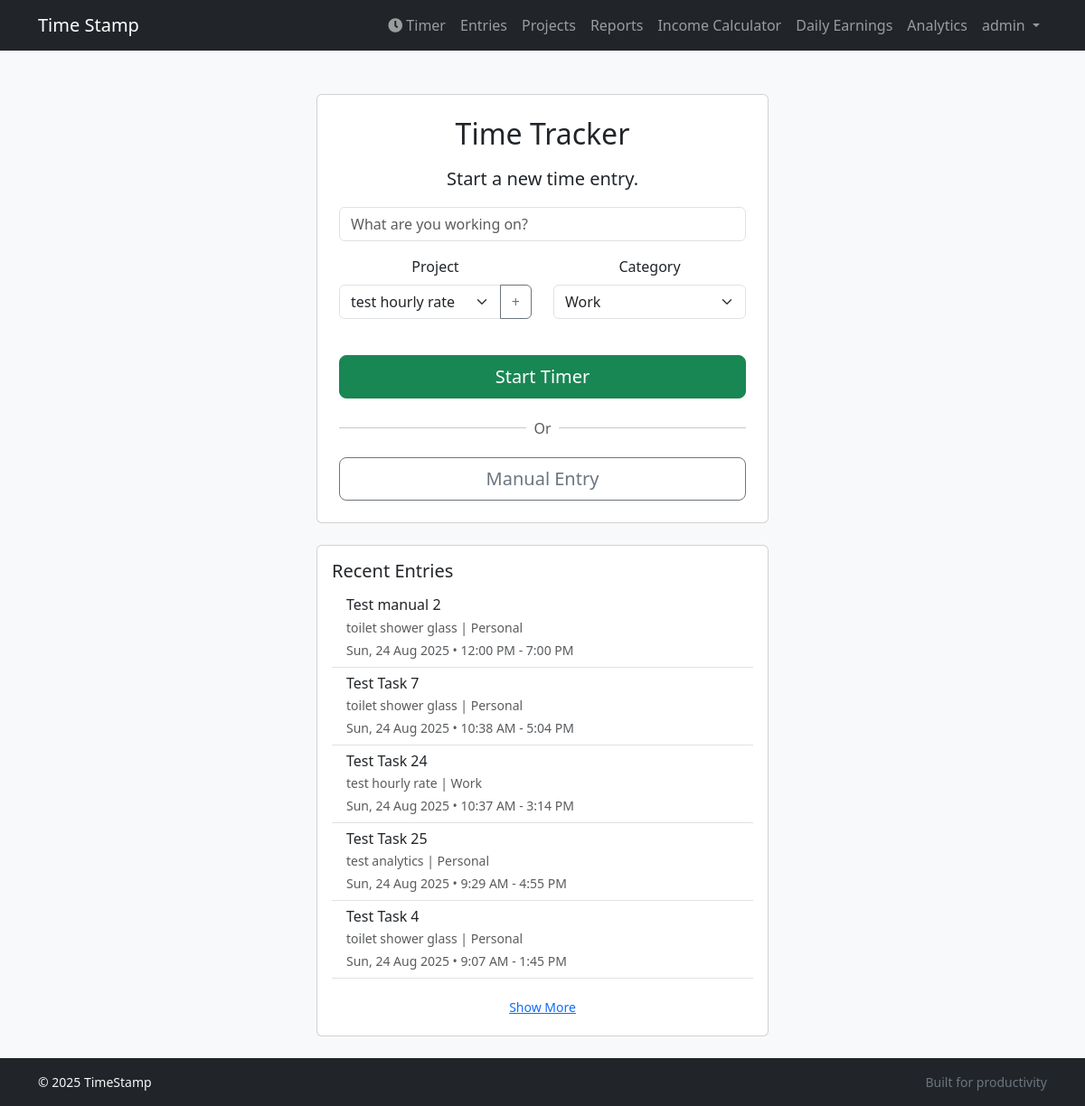
Page / (signed in) on the earlier database version.
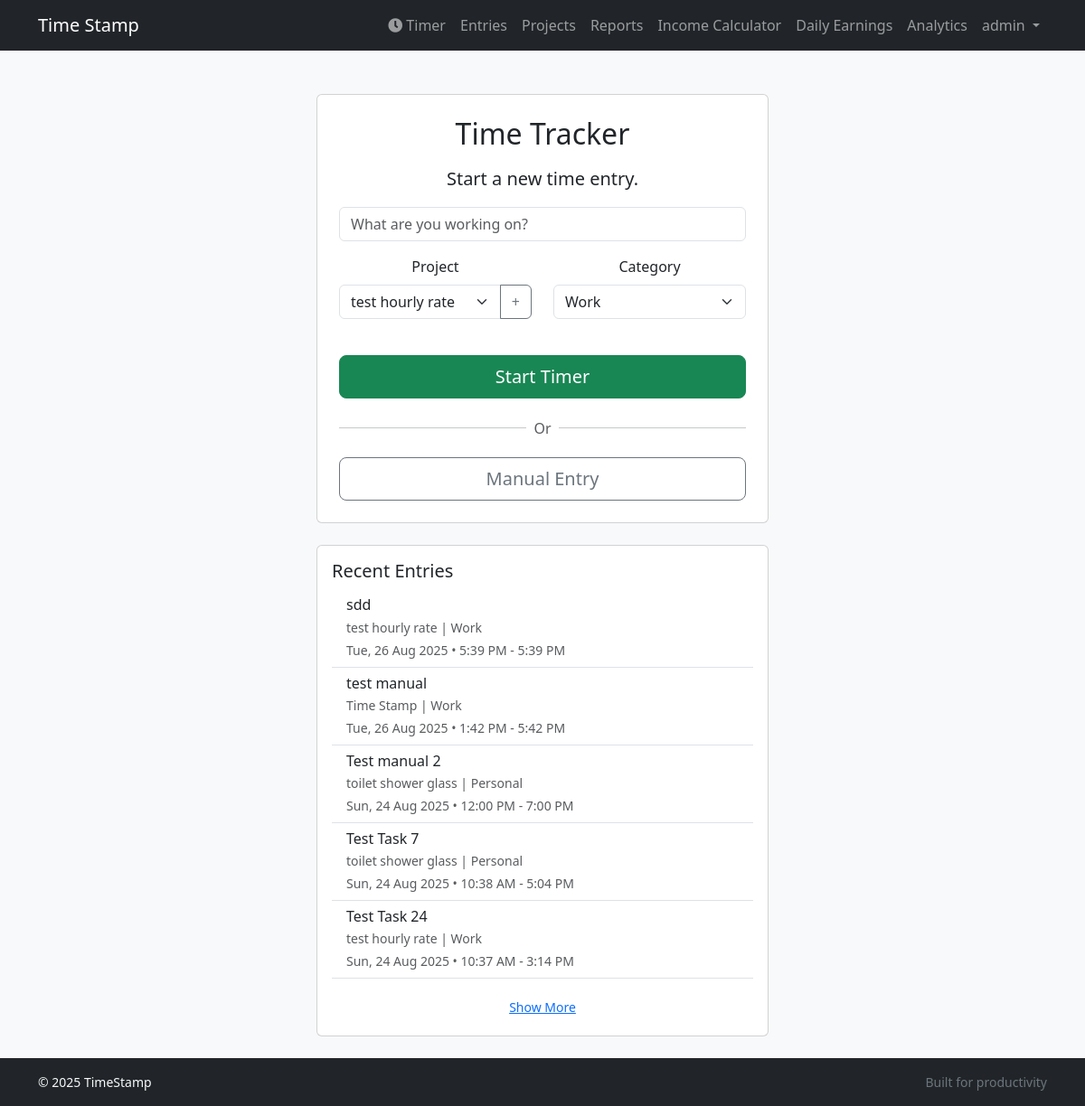
Same page on the later database version.
### tracker/models.py (models this page shows, shortened)
class TimeEntry(models.Model):
    user = models.ForeignKey(settings.AUTH_USER_MODEL, on_delete=models.CASCADE)
    project = models.ForeignKey(Project, on_delete=models.CASCADE, null=True, blank=True, related_name='time_entries')
    title = models.CharField(max_length=200)
    description = models.TextField(blank=True)
    notes = models.TextField(blank=True)
    start_time = models.DateTimeField()
    end_time = models.DateTimeField(null=True, blank=True)
    is_archived = models.BooleanField(default=False)
    category = models.CharField(max_length=10, choices=CATEGORY_CHOICES, default='work')
    is_paused = models.BooleanField(default=False)
    last_pause_time = models.DateTimeField(null=True, blank=True)
    paused_duration = models.DurationField(default=timedelta(0))
    is_manual = models.BooleanField(default=False)  # Add this field
    was_edited = models.BooleanField(default=False) # Add this line
    class Meta:
        ordering = ['-start_time']

class Project(models.Model):
    user = models.ForeignKey(User, on_delete=models.CASCADE, related_name='projects')
    name = models.CharField(max_length=100)
    description = models.TextField(blank=True)
    category = models.CharField(max_length=10, choices=CATEGORY_CHOICES, default='work')
    is_archived = models.BooleanField(default=False)
    hourly_rate = models.DecimalField(max_digits=8, decimal_places=2, default=0.00)

### tracker/views.py (the view)
# urls.py: path('', views.HomePageView.as_view(), name='home'),
class HomePageView(View):
    def get(self, request, *args, **kwargs):
        if request.user.is_authenticated:
            active_entry = TimeEntry.objects.filter(user=request.user, end_time__isnull=True).first()
            projects = Project.objects.filter(user=request.user)
            recent_entries = TimeEntry.objects.filter(
                user=request.user,
                end_time__isnull=False
            ).order_by('-start_time')[:10]
            latest_work_entry = TimeEntry.objects.filter(user=request.user, category='work', project__isnull=False).order_by('-start_time').first()
            latest_personal_entry = TimeEntry.objects.filter(user=request.user, category='personal', project__isnull=False).order_by('-start_time').first()
            context = {
                'active_entry': active_entry,
                'projects': projects,
                'recent_entries': recent_entries,
                'latest_work_project_id': latest_work_entry.project.id if latest_work_entry else None,
                'latest_personal_project_id': latest_personal_entry.project.id if latest_personal_entry else None,
                'new_project_id': request.GET.get('new_project_id'),
                'new_category': request.GET.get('new_category'),
            }
            return render(request, 'home.html', context)
        else:
            return render(request, 'tracker/landing.html')

### templates/home.html (shortened to what the changed rows need)
{% extends "base.html" %}
{% block content %}
{% if user.is_authenticated %}
    <div class="text-center">
        <div class="card mx-auto" style="max-width: 500px;">
            <div class="card-body p-4">
                <h2 class="card-title mb-3">Time Tracker</h2>
            </div>
        </div>
    </div>
    {% if recent_entries %}
    <div class="card mx-auto mt-4" style="max-width: 500px;">
        <div class="card-body">
            <ul class="list-group list-group-flush" id="recent-entries-list">
                {% for entry in recent_entries %}
                <li class="list-group-item recent-entry" {% if forloop.counter > 5 %}style="display: none;"{% endif %}>
                    <div class="d-flex w-100 justify-content-between">
                        <h6 class="mb-1">
                            <a href="#" class="text-decoration-none text-dark view-details-btn"
                               data-entry-id="{{ entry.pk }}"
                               data-bs-toggle="modal"
                               data-bs-target="#entryDetailsModal">
                                {{ entry.title }}
                            </a>
                        </h6>
                    </div>
                    <p class="mb-1 text-muted small">
                        {{ entry.project.name|default:"No Project" }} | {{ entry.get_category_display }}
                    </p>
                    <p class="mb-0 text-muted small">
                        {{ entry.start_time|date:"D, j M Y" }} &bull; {{ entry.start_time|date:"g:i A" }} - {{ entry.end_time|date:"g:i A" }}
                    </p>
                </li>
                {% endfor %}
            </ul>
        </div>
    </div>
    {% endif %}
{% endif %}
{% endblock %}

Differences in the rows shown:
no longer on this page (row unchanged): TimeEntry: title "Test Task 25", project.name "test analytics", category "Personal", start_time "Sun, 24 Aug 2025", start_time "9:29 AM", end_time "4:55 PM"
no longer on this page (row unchanged): TimeEntry: title "Test Task 4", project.name "toilet shower glass", category "Personal", start_time "Sun, 24 Aug 2025", start_time "9:07 AM", end_time "1:45 PM"
added TimeEntry: title "sdd", project.name "test hourly rate", category "Work", start_time "Tue, 26 Aug 2025", start_time "5:39 PM", end_time "5:39 PM"
added TimeEntry: title "test manual", project.name "Time Stamp", category "Work", start_time "Tue, 26 Aug 2025", start_time "1:42 PM", end_time "5:42 PM"
